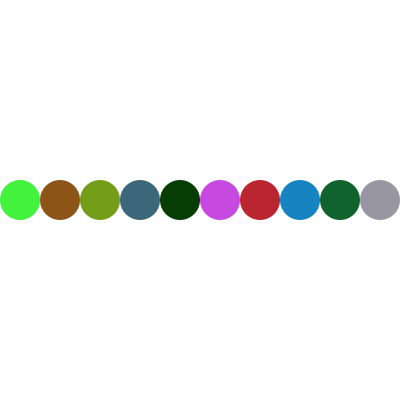
Frame 1 (no input)
Frame 60 (the mouse pressed at the canvas centre just before this capture): identical to frame 1, image omitted
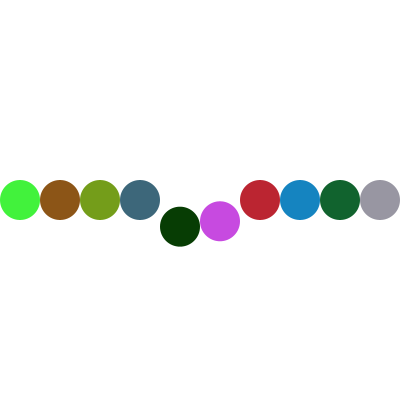
Frame 120 (the mouse held since frame 60 and released just before this capture)

The Processing sketch that drew these frames (run headless with seeded random() and noise(); from frame 60 on, the mouse is pressed at the canvas centre):

// Processing sketch: fp_pg_q_08_09
// ── fp_pg_q_08_09.pde
// 問題 8.9 10 個のボールをウインドウ上部から自由落下させ，マウスでボールをクリックすると，
// クリックしたボールだけ初期化して上から自由落下を再開するアニメーションを作成せよ．
private MoveCircle[] mc = new MoveCircle[10];
private MoveCircle mci = null;
private float x = 0;
private float y = 0;
private float vx = 0;
private float vy = 0;
private float rx = 0;
private float ry = 0;
private float r = 0;
private float g = 0;
private float b = 0;
private float d = 20;


void setup(){
  size(400, 400);
  smooth();
  background(255, 255, 255);
  rectMode(CENTER);
  ellipseMode(CENTER);
  frameRate(30);
}

void draw() {
  background(255, 255, 255);
  translate(width/2, height/2);
  if(mc[0] == null){
    createCircle();
  }
  /*if(mc.getMaxY() <= mc.getY()){
    mc.setX(width);
    mc.setY(height);
    mc.setRgb(255, 255, 255);
    mc = createCircle();
  }*/
  for(int i = 0; i < 10; i++){
    mc[i].draw();
  }
  if(mousePressed){
    moveMouse(mouseX, mouseY);
  } else {
    for(int i = 0; i < 10; i++){
      mc[i].setRy(0);
    }
  }
}

private void createCircle(){
  for(int i = 0; i < 10; i++){
    y = 0;
    vx = 0;
    vy = random(2, 4);
    r = random(0, 255);
    g = random(0, 255);
    b = random(0, 255);
    d = 40;
    x = d * i + 20 - width/2;
    mc[i] = new MoveCircle(x, y, vx, vy, r, g, b, width, height, d);
  }
}

private void moveMouse(float mX, float mY){
  mX = mX - width/2;
  mY = mY - height/2;
  for(int i = 0; i < 10; i++){
    if((mc[i].getX() -d/2 <= mX && mX <= mc[i].getX() + d/2) && (mc[i].getY() - d/2 <= mY && mY <= mc[i].getY() + d/2)){
      println("x : " + mc[i].getX());
      println("y : " + mc[i].getY());
      println("mX : " + mX);
      println("mY : " + mY);
      if(mc[i].getMaxY() + 2 <= mc[i].getY()) {
        ry = (-1 * random(4, 10));
      } else if (mc[i].getY() <= mc[i].getMinY() + 2) {
        ry = (1 * random(4, 10));
      } else {
        if(ry < 0){
          ry = (-1 * random(4, 10));
        } else {
          ry = (1 * random(4, 10));
        }
      }
      mc[i].setRy(ry);
      mc[i].move();
    }
  }
}

// ── MoveCircle.pde
class MoveCircle {
  private float x = 0;
  private float y = 0;
  private float vx = 0;
  private float vy = 0;
  private float rx = 0;
  private float ry = 0;
  private float w = 0;
  private float h = 0;
  private float d = 20;
  private boolean flg = true;
  private float minX = 0;
  private float maxX = 0;
  private float minY = 0;
  private float maxY = 0;
  private float tmpRx = 0;
  private float tmpRy = 0;
  private float r = 0;
  private float g = 0;
  private float b = 0;

  public void setX(float rX){
    this.x = rX;
  }
  public float getX(){
    return this.x;
  }
  public void setY(float rY){
    this.y = rY;
  }
  public float getY(){
    return this.y;
  }

  public void setVx(float rVx){
    this.vx = rVx;
  }
  public float getVx(){
    return this.vx;
  }
  public void setVy(float rVy){
    this.vy = rVy;
  }
  public float getVy(){
    return this.vy;
  }

  public void setRx(float rRx){
    this.rx = rRx;
  }
  public float getRx(){
    return this.rx;
  }
  public void setRy(float rRy){
    this.ry = rRy;
  }
  public float getRy(){
    return this.ry;
  }
  public void setMinX(float rMinX){
    this.minX = rMinX;
  }
  public float getMinX(){
    return this.minX;
  }
  public void setMaxX(float rMaxX){
    this.maxX = rMaxX;
  }
  public float getMaxX(){
    return this.maxX;
  }
  public float getMinY(){
    return this.minY;
  }
  public void setMaxY(float rMaxY){
    this.maxY = rMaxY;
  }
  public float getMaxY(){
    return this.maxY;
  }

  public void setRgb(float red, float green, float blue){
    this.r = red;
    this.g = green;
    this.b = blue;
  }

  MoveCircle(float px, float py, float pvx, float pvy, float red, float green, float blue, float pw, float ph, float pd){
    this.x = px;
    this.y = py;
    this.vx = pvx;
    this.vy = pvy;
    this.r = red;
    this.g = green;
    this.b = blue;
    this.w = pw;
    this.h = ph;
    this.d = pd;
    this.minX = -(w/2) + d/2;
    this.maxX = (w/2) - d/2;
    this.minY = -(h/2) + d/2;
    this.maxY = (h/2) - d/2;
    this.rx = (this.vx * this.getSpeedRate());
    this.ry = (this.vy * this.getSpeedRate());
  }

  public void move(){
    float v = 0;
    float theta = 0;
    if(this.x <= this.minX || this.maxX <= this.x || this.y <= this.minY || this.maxY <= this.y){
      if(this.x <= this.minX){
        this.x = this.minX;
      } else if(this.maxX <= this.x) {
        this.x = this.maxX;
      }
      if(this.y <= this.minY) {
        this.y = this.minY;
      } else if(this.maxY <= this.y) {
        this.y = this.maxY;
      }
      // 速度のx成分とy成分からスカラーを導出する処理
      this.tmpRx = this.rx;
      this.tmpRy = this.ry;
      v = (sqrt(sq(this.rx) + sq(this.ry)));
      /*if(this.x <= this.minX){
        if(this.tmpRx < 0 && this.tmpRy < 0){
          theta = (360 - degrees(acos(abs(this.tmpRx)/v)));
        } else {
          theta = degrees(acos(abs(this.tmpRx)/v));
        }
      } else if(this.maxX <= this.x){
        if(0 < this.tmpRx && this.tmpRy < 0){
          theta = (180 + degrees(acos(abs(this.tmpRx)/v)));
        } else {
          theta = (180 - degrees(acos(abs(this.tmpRx)/v)));
        }
      } else if(y <= minY) {
        if(this.tmpRx < 0 && this.tmpRy < 0){
          theta = (180 - degrees(asin(abs(this.tmpRy)/v)));
        } else {
          theta = (degrees(asin(abs(this.tmpRy)/v)));
        }
      } else if(this.maxY <= this.y) {
        if(this.tmpRx < 0 && 0 < this.tmpRy){
          theta = (180 + degrees(asin(abs(this.tmpRy)/v)));
        } else {
          theta = (360 - degrees(asin(abs(this.tmpRy)/v)));
        }
      }
      this.rx = (v * cos(radians(this.theta)));*/
      //this.ry = (v * sin(radians(this.theta)));
      this.ry = v;
    }
    this.x += this.rx;
    this.y += this.ry;
  }

  public void draw(){
    noStroke();
    fill(this.r, this.g, this.b);
    ellipse(this.x, this.y, this.d, this.d);
  }

  private float getSpeedRate(){
    return random(4, 10);
  }
}
